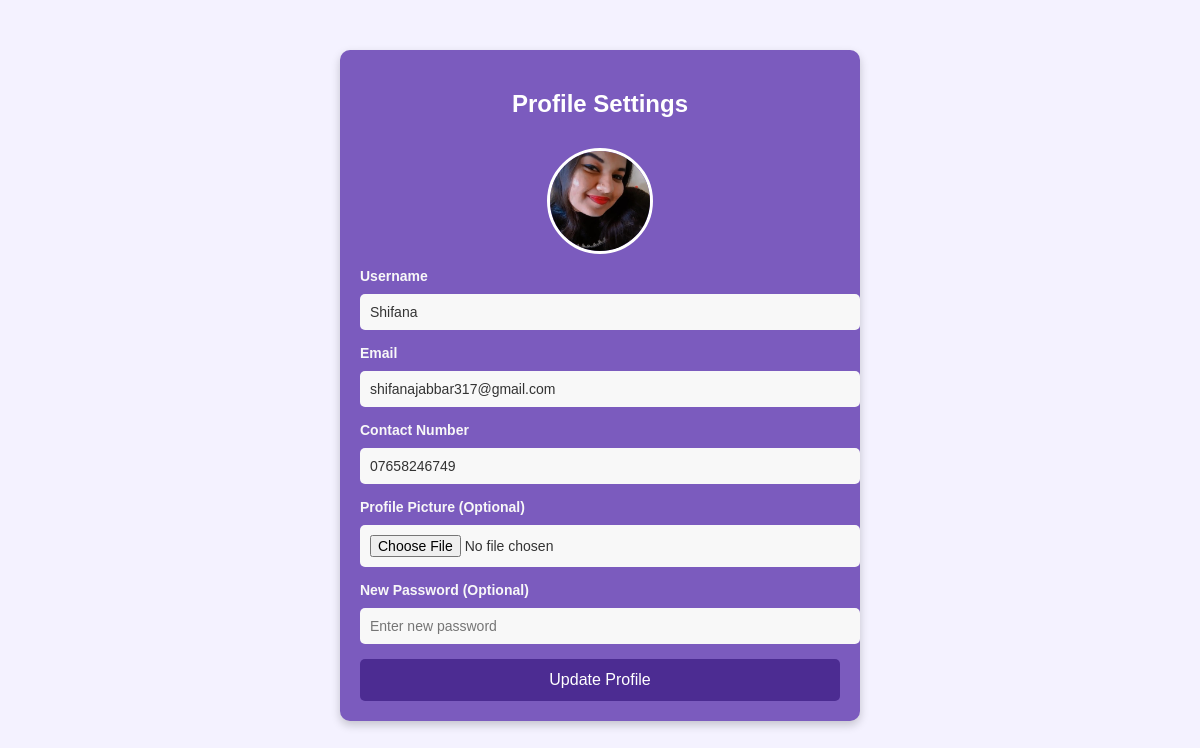
Screenshot of /admin/profile (signed in) with the database file from the repository.
### app/models.py (models this page shows, shortened)
class User(db.Model, UserMixin):
    id = db.Column(db.Integer, primary_key=True)
    username = db.Column(db.String(150), unique=True, nullable=False)
    email = db.Column(db.String(150), unique=True, nullable=False)
    password = db.Column(db.String(255), nullable=False)
    role = db.Column(db.String(50), nullable=False, default='User')
    profile_picture = db.Column(db.String(255), nullable=True, default='None')
    contact_number = db.Column(db.String(20))
    category = db.Column(db.String(100), nullable=True)  # Only required for suppliers
    orders = db.relationship('Order', backref='staff', lazy=True)

### app/routes.py (the view)
@admin_bp.route('/profile', methods=['GET', 'POST'])
@login_required
def profile():
    return render_template('admin/profile.html', user=current_user)

### app/__init__.py (called while the page is built)
def create_app():
    app = Flask(__name__, static_folder='static', template_folder='templates')
    try:
        app.config.from_object(Config)
    except Exception as e:
        app.logger.error(f"Error loading configuration: {e}")
    db.init_app(app)
    login_manager.init_app(app)
    migrate.init_app(app, db)
    login_manager.login_view = "main.login"
    login_manager.login_message_category = "info"
    from app.routes import main_bp, admin_bp, staff_bp
    app.register_blueprint(main_bp)
    app.register_blueprint(admin_bp, url_prefix='/admin')  # ✅ Admin routes
    app.register_blueprint(staff_bp, url_prefix='/staff')  # ✅ Staff routes
    @login_manager.user_loader
    def load_user(user_id):
        from app.models import User
        return User.query.get(int(user_id))
    return app

### app/templates/admin/profile.html (shortened to what this page needs)
<!DOCTYPE html>
<html lang="en">
<head>
</head>
<body>
    <div class="container">
        <h2>Profile Settings</h2>
        <form action="{{ url_for('admin.update_profile') }}" method="POST" enctype="multipart/form-data">
            {% if user.profile_picture %}
            <img src="{{ url_for('static', filename=user.profile_picture[7:]) }}" alt="Profile Picture" class="profile-pic">
            {% else %}
            <img src="{{ url_for('static', filename='images/user.jpg') }}" alt="Profile" class="profile-img1">
            {% endif %}
            <div class="form-group">
                <label for="username">Username</label>
                <input type="text" id="username" name="username" value="{{ user.username }}" required>
            </div>
            <div class="form-group">
                <label for="email">Email</label>
                <input type="email" id="email" name="email" value="{{ user.email }}" required>
            </div>
            <div class="form-group">
                <label for="contact">Contact Number</label>
                <input type="text" id="contact" name="contact" value="{{ user.contact_number }}">
            </div>
            <div class="form-group">
                <label for="profile_picture">Profile Picture (Optional)</label>
                <input type="file" id="profile_picture" name="profile_picture" accept="image/*">
            </div>
            <div class="form-group">
                <label for="password">New Password (Optional)</label>
                <input type="password" id="password" name="password" placeholder="Enter new password">
            </div>
            <button type="submit" class="btn">Update Profile</button>
        </form>
    </div>
</body>
</html>

### app/templates/admin/profile.html (style rules this page uses)
body { font-family: Arial, sans-serif; background-color: #f4f2ff; color: #333; text-align: center; margin: 0; padding: 0; }
.container { width: 40%; margin: 50px auto; background-color: #7b5bbe; padding: 20px; border-radius: 10px; box-shadow: 0px 4px 10px rgba(0, 0, 0, 0.2); }
h2 { color: #ffffff; margin-bottom: 20px; }
.form-group { margin-bottom: 15px; text-align: left; }
label { font-size: 14px; font-weight: bold; display: block; margin-bottom: 5px; color: #f8f8f8; }
input { width: 100%; padding: 10px; margin-top: 5px; border: none; border-radius: 5px; background-color: #f8f8f8; color: #333; font-size: 14px; }
.btn { background-color: #4c2c92; color: white; padding: 12px 20px; border: none; cursor: pointer; border-radius: 5px; transition: background-color 0.3s ease, transform 0.2s ease; font-size: 16px; width: 100%; }
.profile-pic { width: 100px; height: 100px; object-fit: cover; border-radius: 50%; margin: 10px auto; border: 3px solid white; }

### rows the page displays
User: profile_picture (picture), username "Shifana", email "shifanajabbar317@gmail.com", contact "07658246749"
